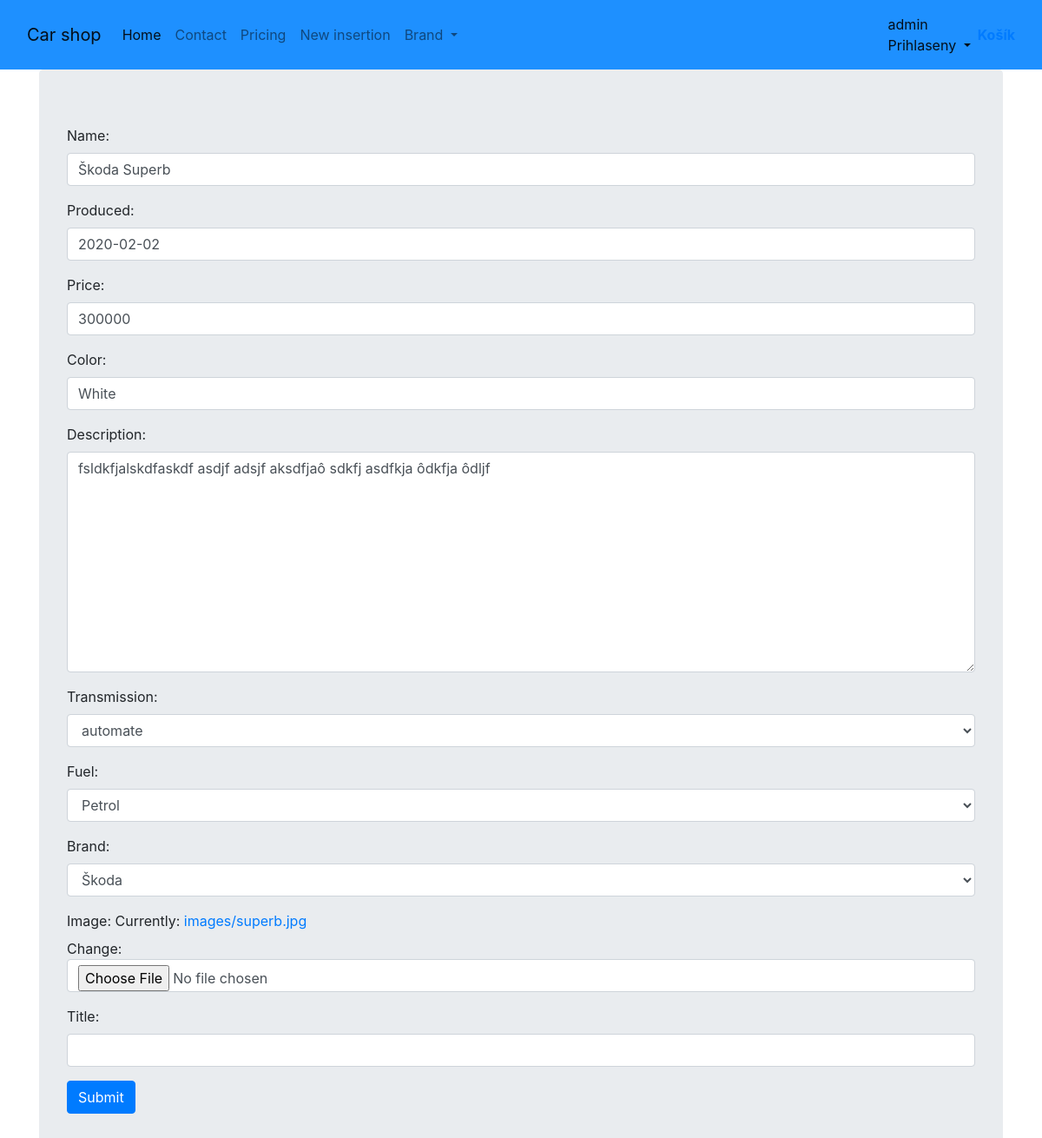
Screenshot of /update/6 (signed in) with the database file from the repository.
### viewer/models.py (models this page shows, shortened)
class Product(Model):
    name = CharField(max_length=128)
    produced = DateField()
    price = IntegerField()
    color = CharField(max_length=55)
    description = TextField()
    transmission = ForeignKey(Transmission, on_delete=DO_NOTHING)
    fuel = ForeignKey(Fuel, on_delete=DO_NOTHING)
    brand = ForeignKey(Brand, on_delete=DO_NOTHING)
    image = ImageField(upload_to='images/')

class Transmission(Model):
    name = CharField(max_length=55)
    def __str__(self):
        return f'{self.name}'

class Fuel(Model):
    name = CharField(max_length=55)
    def __str__(self):
        return f'{self.name}'

class Brand(Model):
    name = CharField(max_length=55)
    def __str__(self):
        return f'{self.name}'

### viewer/views.py (the view)
# urls.py: path('update/<int:pk>', ProductUpdateView.as_view(), name='update'),
class ProductUpdateView(PermissionRequiredMixin,LoginRequiredMixin, UpdateView):
    template_name = 'form.html'
    model = Product
    form_class = ProductModelForm
    success_url = reverse_lazy('index')
    permission_required = 'viewer.update_product'

### viewer/form.py
class ProductModelForm(ModelForm):
    class Meta:
        model = Product
        fields = '__all__'
    title = CharField(max_length=128)
    produced = DateField()
    price = IntegerField()
    color = CharField(max_length=55)
    description = CharField(widget=Textarea)
    transmission = ModelChoiceField(queryset=Transmission.objects)
    fuel = ModelChoiceField(queryset=Fuel.objects)
    brand = ModelChoiceField(queryset=Brand.objects)
    image = ImageField()
    def __init__(self, *args, **kwargs):
        super().__init__(*args, **kwargs)
        for visible in self.visible_fields():
            visible.field.widget.attrs['class'] = 'form-control'

### templates/form.html (shortened to what this page needs)
{% extends "base.html" %}
{% block content %}
    <form method="POST" enctype="multipart/form-data">
        <table class="">{{ form.as_p }}</table>
        <input type="submit" value="Submit" class="btn btn-primary">
    </form>
{% endblock %}

### templates/base.html (shortened to what this page needs)
{% load static  %}
<html {% if LANGUAGE_CODE %}lang="{{ LANGUAGE_CODE }}"{% endif %}>
<head>
    <link rel="stylesheet" href="https://stackpath.bootstrapcdn.com/bootstrap/4.2.1/css/bootstrap.min.css">
</head>
<body>
    <nav class="navbar navbar-expand-lg navbar-light" style="background-color: dodgerblue;">
      <div class="container-fluid">
        <a class="navbar-brand" href="{% url 'index' %}">Car shop</a>
        <div class="collapse navbar-collapse" id="navbarNavDropdown">
          <ul class="navbar-nav">
            <li class="nav-item">
              <a class="nav-link active" aria-current="page" href="{% url 'index' %}">Home</a>
            </li>
            <li class="nav-item">
              <a class="nav-link" href="#">Contact</a>
            </li>
            <li class="nav-item">
              <a class="nav-link" href="#">Pricing</a>
            </li>
            <li class="nav-item">
                <a class="nav-link" href="{% url 'create' %}">New insertion </a>
            </li>
            <li class="nav-item dropdown">
              <a class="nav-link dropdown-toggle" href="#" id="navbarDropdownMenuLink" role="button" data-bs-toggle="dropdown" aria-expanded="false">
                Brand
              </a>
            </li>
          </ul>
        </div>
          <div class="navbar-nav ml-auto">
                <div class="nav-item dropdown">
                    {% if user.is_authenticated %}
                        <a class="nav-link active dropdown-toggle" href="#" data-toggle="dropdown">
                            {% if user.first_name %}{{ user.first_name}} <br> Prihlaseny
                            {% else %}{{ user.username}} <br> Prihlaseny
                            {% endif %}
                        </a>
                    {% else %}
                        <a class="nav-link active dropdown-toggle" href="#" data-toggle="dropdown">Neprihlaseny</a>
                    <div class="dropdown-menu dropdown-menu-right">
                        <a class="dropdown-item text-right" href="{% url 'login' %}">Login</a>
                        <a class="dropdown-item text-right" href="{% url 'sign_up' %}">Sign Up</a>
                    </div>
                    {% endif %}
                </div>
            </div>
         <div><b span style="color: black;"><a href="{% url 'cart_detail' %}" class="button"> Košík </b></a>
            </div>
      </div>
    </nav>
<div class="container">
    <div class="jumbotron">
        {% block content %}{% endblock %}
    </div>
</div>
</body>
</html>

### rows the page displays
Product: name "Škoda Superb", produced "2020-02-02", price "300000", color "White", description "fsldkfjalskdfaskdf asdjf adsjf aksdfjaô sdkfj asdfkja ôdkfja ôdljf", transmission "automate", fuel "Petrol", brand "Škoda"

### other values shown
{{ user.username }} "admin"
